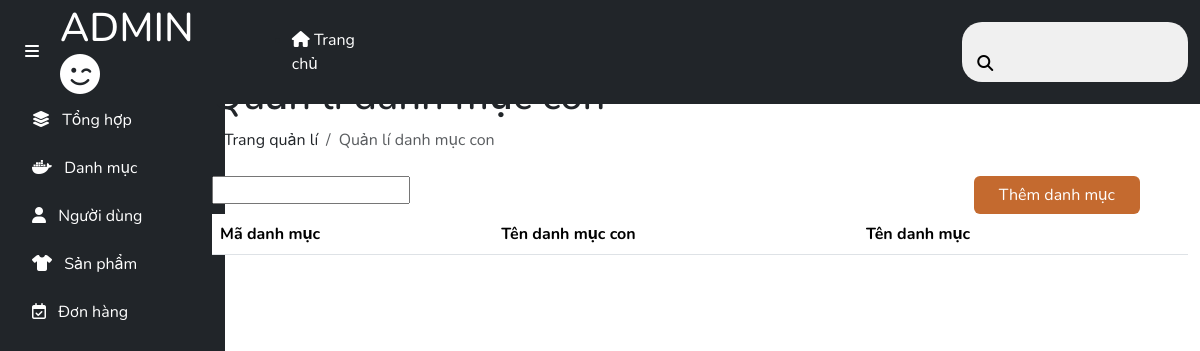
The app's page /admin/sub_categories/list.php, older data.
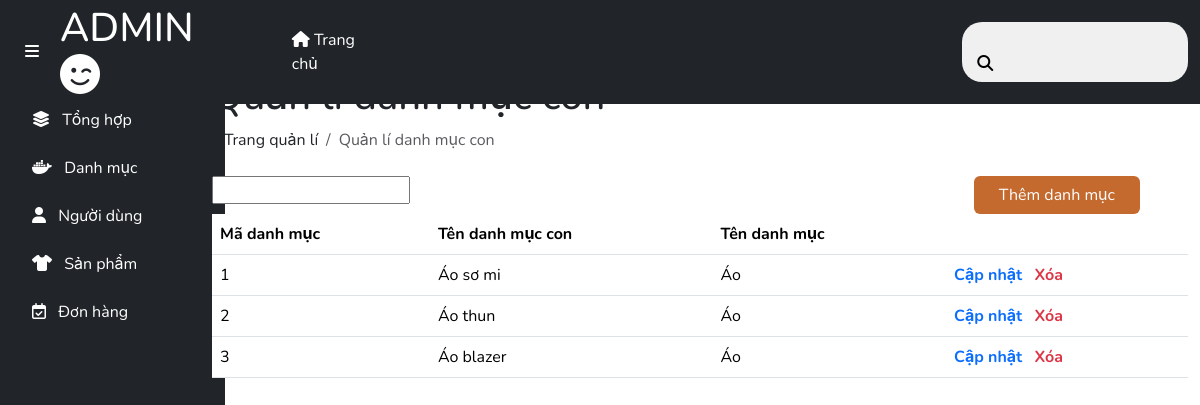
The same page, newer data.
### tables this page shows
CREATE TABLE `subcategories` (
  `idSubCategory` int(11) NOT NULL,
  `nameSubCategory` varchar(255) NOT NULL,
  `idCategories` int(11) NOT NULL
);

CREATE TABLE `categories` (
  `idCategories` int(11) NOT NULL,
  `nameCategories` varchar(255) NOT NULL
);

### client/DBUntil.php (called while the page is built, shortened)
<?php
include "Database.php";
class DBUntil
{
    private $connection = null;
    function __construct()
    {
        $db = new Database(HOST, USERNAME, PASSWORD, DB_NAME);
        $this->connection = $db->getConnection();
    }
    public function select($sql, $params = [])
    {
        $stmt = $this->connection->prepare($sql);
        $stmt->execute($params);
        $stmt->setFetchMode(PDO::FETCH_ASSOC);
        return $stmt->fetchAll();
    }
}

### client/Database.php (called while the page is built, shortened)
<?php
class Database
{
    private $host;
    private $username;
    private $password;
    private $dbname;
    public function __construct($host, $username, $password, $dbname)
    {
        $this->host = $host;
        $this->username = $username;
        $this->password = $password;
        $this->dbname = $dbname;
    }
    public function getConnection()
    {
        try {
            $url = "mysql:host=" . $this->host . ";dbname=" . $this->dbname;
            $this->connection = new PDO($url, $this->username, $this->password);
            $this->connection->setAttribute(PDO::ATTR_ERRMODE, PDO::ERRMODE_EXCEPTION);
            return $this->connection;
        } catch (\Exception $e) {
            echo "Error: " . $e->getMessage();
            return null;
        }
    }
}

### admin/sub_categories/list.php (the view, shortened to what this page needs)
<?php
    include "../../client/DBUntil.php";
    $dbHelper = new DBUntil();
    $category = $dbHelper->select("SELECT * FROM categories CA
                                   INNER JOIN subcategories SC
                                   ON CA.idCategories = SC.idCategories");
?>
<!DOCTYPE html>
<html lang="en">
    <?php include "../include/head.php" ?>
    <body>
       <?php include "../include/header.php" ?>
        <div class="container-fluid">
            <div class="row">
                <?php include "../include/aside.php" ?>
                <main class="col-md-10 mt-5">
                    <h1 class="mt-4">Quản lí danh mục con</h1>
                    <div class="container-fluid mt-2">
                        <nav aria-label="breadcrumb">
                            <ol class="breadcrumb">
                                <li class="breadcrumb-item"><a href="index.html"
                                        class="nav-link">Trang quản lí</a></li>
                                <li class="breadcrumb-item active" aria-current="page">Quản lí danh mục con</li>
                            </ol>
                        </nav>
                    </div>
                    <div class="d-flex justify-content-between mt-4">
                        <div class="search-items">
                            <form action="">
                                <input type="search" name="search_items" id="search_items">
                            </form>
                        </div>
                        <div class="add-category">
                            <a href="./add.php" class="btn color-bg text-white px-4 mx-5">Thêm danh mục</a>
                        </div>
                    </div>
                    <table class="table">
                        <thead>
                            <tr>
                                <th>Mã danh mục</th>
                                <th>Tên danh mục con</th>
                                <th>Tên danh mục</th>
                                <th></th>
                            </tr>
                        </thead>
                        <tbody>
                        <?php foreach ($category as $category) { ?>
                            <tr>
                                <td><?php echo $category['idSubCategory']?></td>
                                <td><?php echo $category['nameSubCategory']?></td>
                                <td><?php echo $category['nameCategories']?></td>
                                <td>
                                    <div class="action">
                                        <a href="update.php?id=<?php echo $category['idCategories'] ?>" class="update_category text-decoration-none fw-bold mx-2">Cập nhật</a>
                                        <a href="remove.php?id=<?php echo $category['idSubCategory'] ?>" class="remove_category
                                            fw-bold text-danger text-decoration-none" onclick="alertRemove(event, 'danh mục')">Xóa</a>
                                    </div>
                                </td>
                            </tr>
                        <?php }?>
                        </tbody>
                    </table>
                </main>
            </div>
        </div>
    </body>
</html>

Row changes from the older to the newer data that the page shows:
added subcategories: idSubCategory "1", nameSubCategory "Áo sơ mi", idCategories.nameCategories "Áo"
added subcategories: idSubCategory "2", nameSubCategory "Áo thun", idCategories.nameCategories "Áo"
added subcategories: idSubCategory "3", nameSubCategory "Áo blazer", idCategories.nameCategories "Áo"
